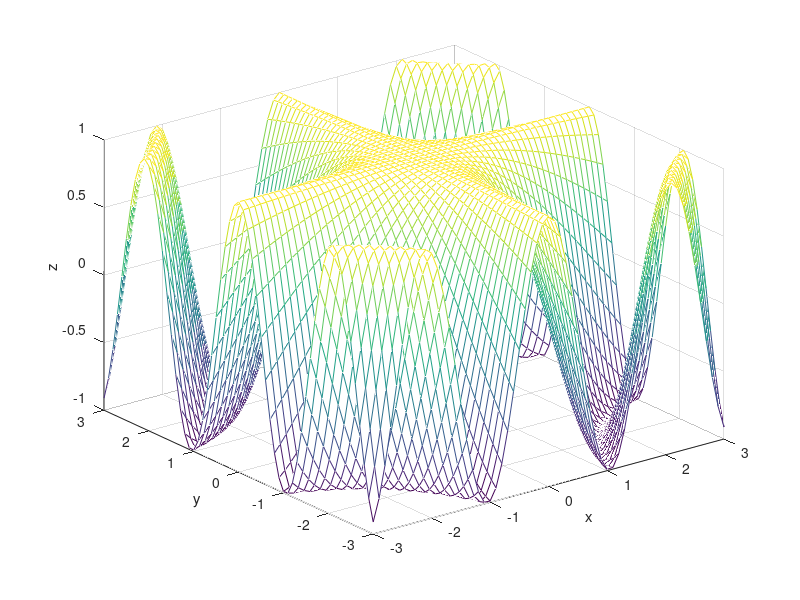

The MATLAB script that drew this image:
xvec = [-3:0.1:3]; yvec = [-3:0.1:3];
[X,Y] = meshgrid(xvec,yvec);
Z = cos(X.*Y);
mesh(X,Y,Z); % s. auch "doc mesh"
xlabel('x'); ylabel('y'); zlabel('z');
